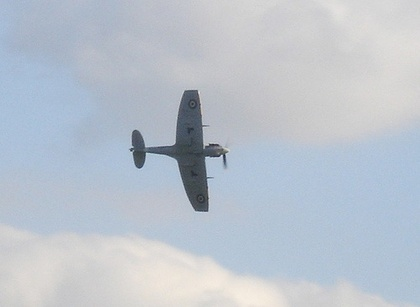
%> input picture img/aeroplane.jpg, 420 x 307 px, shrunk from 500 x 366 before the run
$ octave --eval "result = segment_image('img/aeroplane.jpg');"   (GNU Octave 9; MATLAB toolbox functions it lacks are replaced by stand-ins)
%> lines starting %> are read from the running program, lines starting %| are printed output that depends on the picture
### fast_hist.m
function imhist = fast_hist(im, nbins, width)
% Perform efficient histogram
% Parameters:
%   im: an image with K channels, matrix of size (M,N,K)
%   nbins: number of bins, int
%   width: width of neighbouring windows, int
% Returns:
%   imhist: histogram, matrix of size (M,N,nbins,2)

    % init
    M = size(im,1);
    N = size(im,2);
    K = size(im,3);
    imhist = zeros([M,N,K,nbins,2]);

    % normalization
%     imnorm = double(im) ./ double(repmat(max(max(im)), [M,N]));
    imnorm = double(im) / 255;

    % calculate interval
    intervals = linspace(0, 1+1e-10, nbins+1);

    for idx = 1:numel(intervals)-1
        % binary
        bitmap = intervals(idx) < imnorm & imnorm <= intervals(idx+1);
        % integral images
        imintegral = cumsum(cumsum(bitmap,1),2);
        % count neighborhood frequency
        for hoi = [1,2]
            imhist(:,:,:,idx,hoi) = hist_count(imintegral, width, hoi);
        end
    end
end

### chi2dist.m
function distance = chi2dist(X, Y)
    distance = sum((X - Y) .^ 2 ./ (X + Y), 4);
    is_nan = isnan(distance);
    distance(is_nan) = 0;
end

### oriented_grad.m
function imgrad = oriented_grad(im, angle, width, nbins)
    % Compute oriented gradient for each pixel
   % Parameters:
   %    im: a gray scale image, matrix of size MxN
   %    angle: angle of orientation to compute, int
   %    width: width of windows of interest, int
   %    nbins: number of bins, int
   % Returns:
   %    imgrad: gradient map, matrix of size MxN

   % rotate the image
   imrot = imrotate(im, angle);

   % fast hist
   imhist = fast_hist(imrot, nbins, width);


   % compute chi-square distance
   imchi = chi2dist(imhist(:,:,:,:,1), imhist(:,:,:,:,2));
%    figure;
%    imshow(imchi/max(max(max(imchi))));

   %% compute chi-square
   %imchi = chi_square(imhist);

   %% smoothing
   imsmooth = imchi;
   % TODO try out the influence of smoothing
   %imsmooth = SavitzkyGolay(imchi, 5);

   % reverse rotating
   imgrad = imrotate_inverse(imsmooth, im, angle);

end

### imrotate_inverse.m
function imrec = imrotate_inverse(imrot, imorig, angle)
% Perform the inverse rotating of the rotated image and pick the region of
% the same size as the origin image. AlignING it.............
% Parameters:
%   imrot :- rotated image
%   imorig :- origin image
%   angle :- rotated angle
    if rem(angle, 360) == 0
        imrec = imrot;
    else
        M = size(imorig, 1);
        if rem(M, 2) == 0
            p = floor(M/2) - 1;
        else
            p = floor(M/2);
        end
        N = size(imorig, 2);
        if rem(N, 2) == 0
            q = floor(N/2) - 1;
        else
            q = floor(N/2);
        end
        imrev = imrotate(imrot, -angle);
            if rem(angle, 90) == 0
                imrec = imrev;
            else
                imrec = imrev(...
                    floor(end/2)-p : floor(end/2)-p+M-1, ...
                    floor(end/2)-q : floor(end/2)-q+N-1, ...
                    :);
            end
    end
end

### segment_image.m
function labelmap = segment_image(filename)
%> called with filename = 'img/aeroplane.jpg'
    im = imread(filename);
%> im is the input picture: size 307x420x3 uint8; mean R, G, B 187, 195.1, 205.1
%     im = rgb2gray(im);
    imshow(im);

    % compute gradient map
    angles = [0, 45, 90, 135, 180];
    M = size(im, 1);
%> M = 307
    N = size(im, 2);
%> N = 420
    K = size(im, 3);
%> K = 3
    orientmap = zeros([M, N, K, 5]);
    for idx = 1:numel(angles)
        orientmap(:,:,:,idx) = oriented_grad(im, angles(idx), 3, 2);
    end
%> this loop made 5 passes
%> pass 1, in chi2dist, `is_nan = isnan(distance);`:
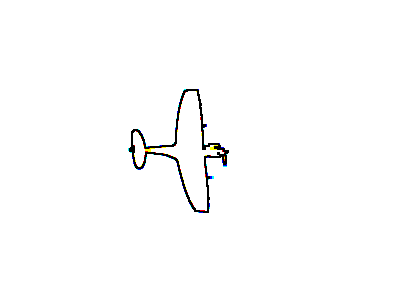
%> is_nan: size 307x420x3 logical; mean R, G, B 0.991, 0.991, 0.991
%> pass 1, in oriented_grad, `imchi = chi2dist(imhist(:,:,:,:,1), imhist(:,:,:,:,2));`:
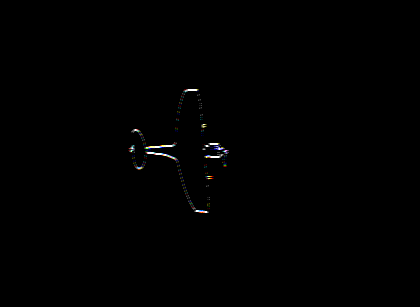
%> imchi: size 307x420x3 double; mean R, G, B 0.011, 0.0109, 0.0109; drawn with min black and max white

    % fuse multiple orientations
    gradmap = max(orientmap, [], 4);
    figure;
    imshow(gradmap);
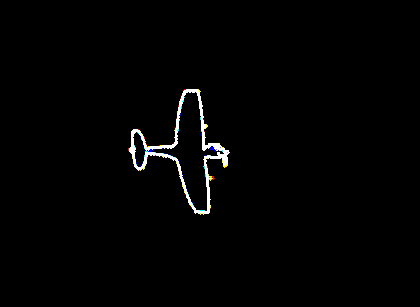
%> displayed picture: size 307x420x3, on the screen's scale of 0 to 255; mean R, G, B 3.1, 3.1, 3.1
    title('Oriented gradient map for three channels')

    % impose local minimum

    % watershed segmentation
    gradmap = max(gradmap, [], 3);
%> gradmap: size 307x420 double
    labelmap = watershed(gradmap);
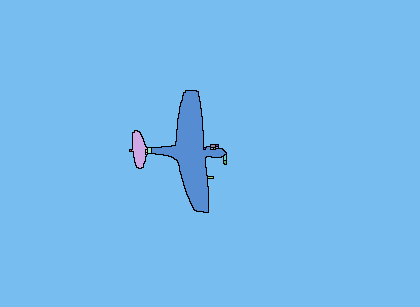
%> labelmap: size 307x420 uint8; 17 distinct labels, from 0 to 16; one colour per label, 0 black
    Lrgb = label2rgb(labelmap, 'jet', 'w', 'shuffle');
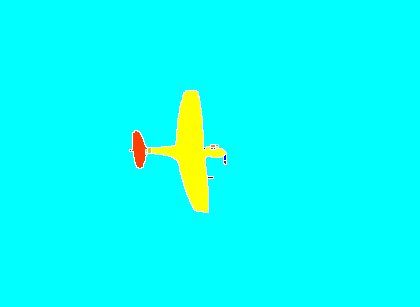
%> Lrgb: size 307x420x3 uint8; mean R, G, B 7.9, 254.4, 248.3
    figure;
    imshow(Lrgb);
    title('Colored watershed label map')
end
